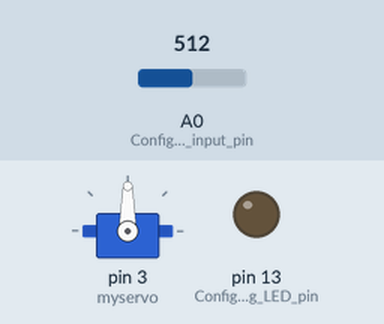
Bench run of a sketch on a simulated Arduino Uno, built with avr-gcc and run on an emulated ATmega328P. Shown: servo, output pins drawn as LEDs (lit = HIGH). The test bench sets the inputs (shaded band); at power-on: A0 (Configuring_input_pin) = 512.

Above: at 1.2 s.
1.3 s: A0 (Configuring_input_pin) set to 716
At 1.8 s:
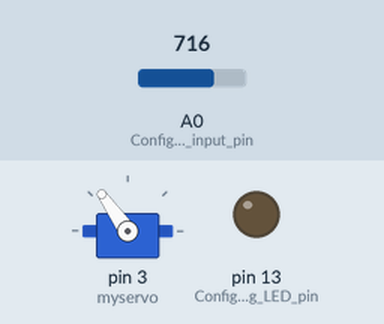
2.8 s: A0 (Configuring_input_pin) set to 900
At 4.0 s:
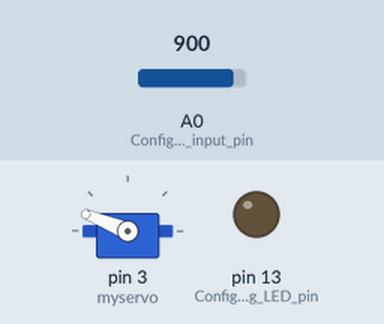
4.3 s: A0 (Configuring_input_pin) set to 1023
At 5.4 s:
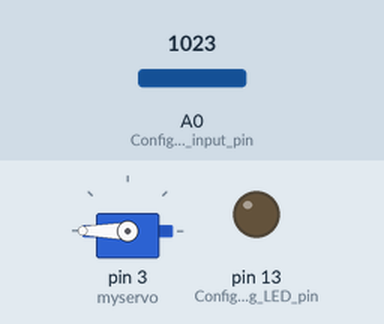
5.8 s: A0 (Configuring_input_pin) set to 306
At 6.6 s:
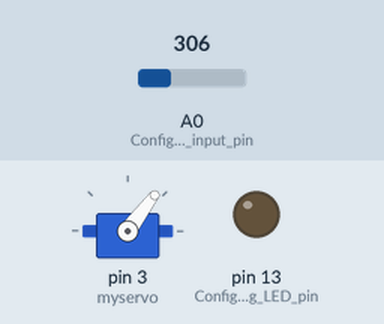
7.3 s: A0 (Configuring_input_pin) set to 122
At 7.8 s:
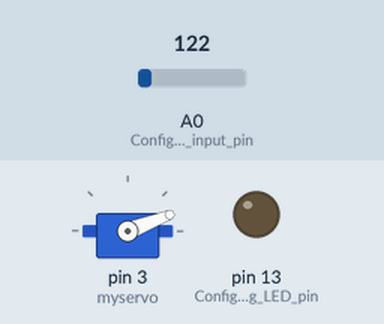
Timing chart, 0 to 9.8 s (numbered marks = the images above; inputs shaded):
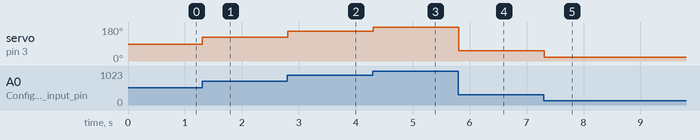

Measured:
- after the input at 1.3 s, servo on pin 3 (myservo): 90° → 125° at once
- after the input at 2.8 s, servo on pin 3 (myservo): 125° → 158° at once
- after the input at 4.3 s, servo on pin 3 (myservo): 158° → 180° at once
- after the input at 5.8 s, servo on pin 3 (myservo): 180° → 53° at once
- after the input at 7.3 s, servo on pin 3 (myservo): 53° → 21° at once

The sketch:

Servo.ino
```cpp
#include <Servo.h>                                        // Including servo library...

Servo myservo;                                            // Creating servo object to control a servo...
unsigned long tic;                                        // "tic" time [us].
unsigned long toc;                                        // "toc" time [us].
unsigned int gap;                                         // "gap" time [us].
unsigned long period;                                     // "period" time [us].

void setup()
{
  pinMode(LED_BUILTIN, OUTPUT);                           // Configuring LED pin...
  pinMode(A0, INPUT);                                     // Configuring input pin...
  pinMode(3, OUTPUT);                                     // Configuring output pin...
  myservo.attach(3);                                      // Attaching the servo on pin 3 to the servo object...
  period = 10000;                                         // Setting period time [us]...
}

void loop()
{
  int value;                                              // Analog value.

  tic = micros();                                         // Getting "tic" time...
  value = analogRead(A0);                                 // Reading analog value...
  value = map(value, 0, 1023, 0, 180);                    // Scaling it for use with the servo (value between 0 and 180)...
  myservo.write(value);                                   // Setting the servo position according to the scaled value...
  toc = micros();                                         // Getting "toc" time...
  gap = period - (toc - tic);                             // Computing "gap" time...

  if(gap > 0)                                             // We are in time...
  {
    delayMicroseconds(gap);                               // Waiting for "gap" time to expire...
  }
  else                                                    // We are late!
  {
    digitalWrite(LED_BUILTIN, HIGH);                      // Turning the LED on...
  }
}
```
